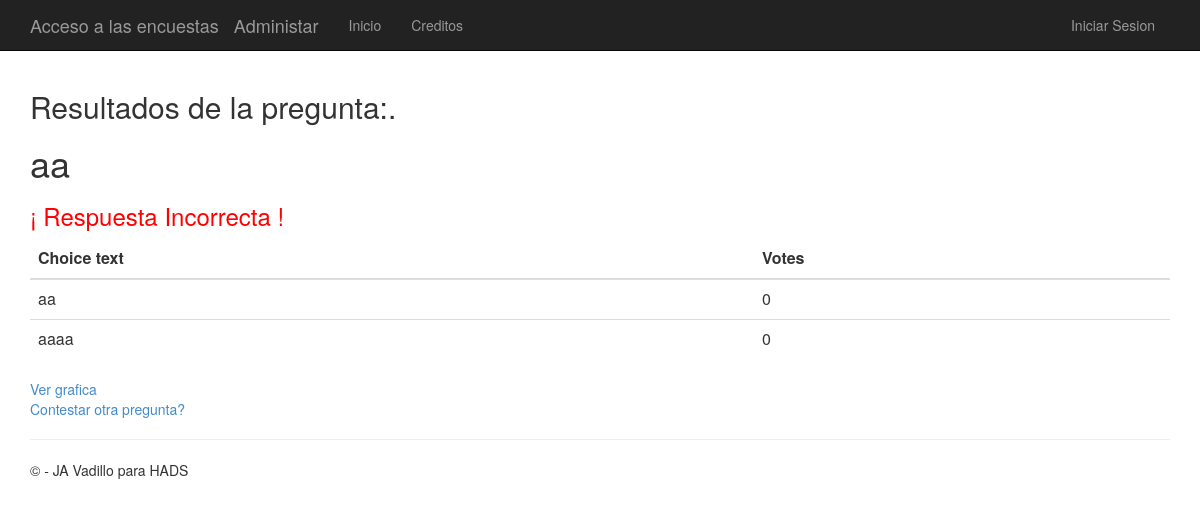
The app's page /8/results/, older data.
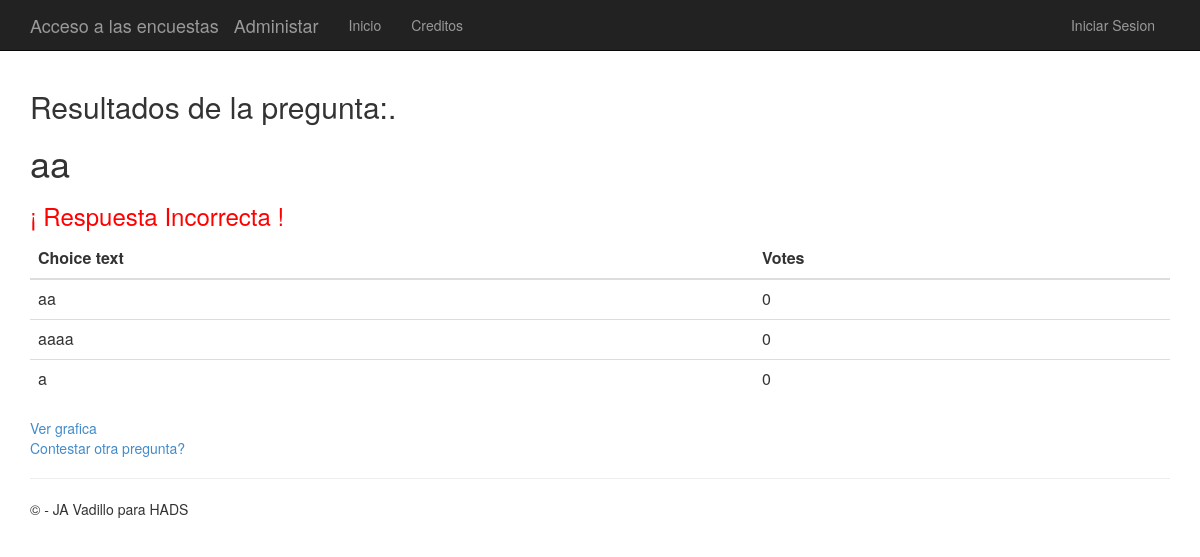
The same page, newer data.
### app/models.py (models this page shows)
class Choice(models.Model):
    question = models.ForeignKey(Question, on_delete=models.CASCADE,)
    choice_text = models.CharField(max_length=200)
    votes = models.IntegerField(default=0)
    correct = models.BooleanField(default = False)

### app/views.py (the view)
# urls.py: url(r'^(?P<question_id>\d+)/results/$', app.views.results, name='results'),
def results(request, question_id):
    question = get_object_or_404(Question, pk=question_id)
    return render(request, 'polls/results.html', {'title':'Resultados de la pregunta:','question': question})

### app/templates/polls/results.html (shortened to what this page needs)
﻿{% extends "app/layout.html" %}
{% block content %}
<h2>{{ title }}.</h2>
<h1>{{ question.question_text }}</h1>
{% if not request.user.is_authenticated %}
    {% if choice.correct %}
        <h3 style="color: green">¡ Respuesta Correcta !</h3>
    {% else %}
        <h3 style="color: red">¡ Respuesta Incorrecta !</h3>
    {% endif %}
{% endif %}
    <table class="table">
        <thead>
            <th scope="col">Choice text</th>
            <th scope="col">Votes</th>
        </thead>
        <tbody>
        {% for choice in question.choice_set.all %}
        <tr>
            <td>{{ choice.choice_text }}</td>
            <td>{{ choice.votes }}</td>
        </tr>
        {% endfor %}
        </tbody>
    </table>
<a href="{% url 'chart' question.id %}"> Ver grafica</a><br />
<a href="{% url 'index' %}">Contestar otra pregunta?</a>
{% endblock %}

Row changes from the older to the newer data that the page shows:
added Choice: choice_text "a", votes "0"
